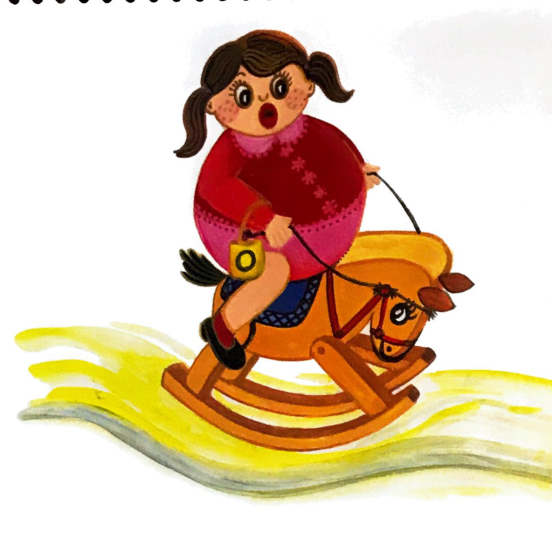
#> input picture docs/proofs/artwork-coverage-2026-10-14/crops/FC-004-01.png, 552 x 542 px
$ python -i build-side-by-side-decision-board.py   (imports and definitions only)
#> lines starting #> are read from the running program, lines starting #| are printed output that depends on the picture
#> further down, picture is the input picture: PIL image 552x542 RGB; mean R, G, B 224.3, 200.3, 173.9
import os
import csv
import json
import shutil
import zipfile
import hashlib
import unicodedata
from io import BytesIO
from PIL import Image

REPO_ROOT = os.path.abspath(os.path.join(os.path.dirname(__file__), ".."))
CANDIDATES_DIR = os.path.join(REPO_ROOT, "public", "cartilla", "art", "candidates-board")
DROP_ROOT = r"C:\Users\EJN\Downloads\Cartilla-Drop"
DROP_ASSETS_DIR = os.path.join(DROP_ROOT, "board-assets")
# [2 lines not run here, left out]

avail_path = os.path.join(REPO_ROOT, "docs", "proofs", "artwork-coverage-2026-10-14", "availability-inventory.json")
# [1 line not run here, left out]

master_csv_path = os.path.join(REPO_ROOT, "docs", "artwork-reconciliation", "mapping", "MASTER-MAPPING.csv")
# [1 line not run here, left out]

# Friendly Spanish titles for Flip Chart scenes & composites so it never says cryptic English/code labels
FRIENDLY_LABELS = {
    "COMPOSITE-FC-FRONT-001": "Portada del Rotafolio (Gretel leyendo)",
    "COMPOSITE-WB-FRONT-001": "Portada Principal (La Cartilla de Gretel)",
    "COMPOSITE-WB-FRONT-002": "Título Decorativo de Portada",
    "COMPOSITE-WB-FRONT-003": "Personaje Gretel (Portada)",
    "DRAW-FC-003-01": "Página 3 — Cinco niños entre las flores (Vocales)",
    "DRAW-FC-004-01": "Página 4 — Niña en caballito de madera (Vocal o)",
    "DRAW-FC-005-01": "Página 5 — Doctor examinando a la niña (Vocal a)",
    "DRAW-FC-006-01": "Página 6 — Niña con vestido azul (Vocal e)",
    "DRAW-FC-007-01": "Página 7 — Niña jugando con pelota (Vocal i)",
    "DRAW-FC-008-01": "Página 8 — La Brujita Ula (Vocal u)",
    "DRAW-FC-009-01": "Página 9 — La Vaca Vacuna (Letra m)",
    "DRAW-FC-012-01": "Página 12 — Pollito con globo de corazón (Letra p)",
    "DRAW-FC-015-01": "Página 15 — Serpiente y sol con sombrero (Letra s)",
    "DRAW-FC-017-01": "Página 17 — Familia paseando en el parque",
    "DRAW-FC-018-01": "Página 18 — Niño tocando el tambor (Letra t)",
    "DRAW-FC-020-01": "Página 20 — Cocineros y pato con sopa",
    "DRAW-FC-021-01": "Página 21 — Niño en escalera tocando campana (Letra d)",
    "DRAW-FC-023-01": "Página 23 — Rana mirando el sol (Letra r)",
    "DRAW-FC-024-01": "Página 24 — Escena de la letra l",
    "DRAW-FC-027-01": "Página 27 — Ternero Napi en el campo (Letra n)",
    "DRAW-FC-029-01": "Página 29 — Papá con bebé y pajarito",
    "DRAW-FC-030-01": "Página 30 — Niña bajo arco de flores (Letra c / q)",
    "DRAW-FC-032-01": "Página 32 — Cabro en la loma (Letra b)",
    "DRAW-FC-036-01": "Página 36 — El viento soplando (Letra v)",
    "DRAW-FC-038-01": "Página 38 — Niña durmiendo con la luna",
    "DRAW-FC-039-01": "Página 39 — Ratón con queso (Doble rr)",
    "DRAW-FC-045-01": "Página 45 — El Gato Goloso (Letra g)",
    "DRAW-FC-048-01": "Página 48 — Muñeca lavando en tina (Letra ñ)",
    "DRAW-FC-050-01": "Página 50 — La Jirafa (Letra j)",
    "DRAW-FC-051-01": "Página 51 — Niña bañando a la jicotea",
    "DRAW-FC-053-01": "Página 53 — Hada y carroza de calabaza (Letra ch / ll)",
    "DRAW-FC-056-01": "Página 56 — Casita del árbol con caramelos",
    "DRAW-FC-057-01": "Página 57 — Velero navegando bajo el sol (Letra y)",
    "DRAW-FC-059-01": "Página 59 — Dama mirando la luna y las estrellas",
    "DRAW-FC-060-01": "Página 60 — El Zángano Zumbón (Letra z)",
}

groups_by_id = {}
# [16 lines not run here, left out]

# [1 line that did not run here, left out]
# [51 lines not run here, left out]

def compute_visual_signature(im):
    """Composite onto white background and compute 64-bit dHash + 16x16 RGB vector + alpha flag."""
    has_alpha = False
    if im.mode in ("RGBA", "LA") or (im.mode == "P" and "transparency" in im.info):
        rgba = im.convert("RGBA")
        alpha_extrema = rgba.getchannel("A").getextrema()
        if alpha_extrema and alpha_extrema[0] < 245:
            has_alpha = True
        bg = Image.new("RGBA", rgba.size, (255, 255, 255, 255))
        comp = Image.alpha_composite(bg, rgba).convert("RGB")
    else:
        comp = im.convert("RGB")

    # dHash 9x8
    gray = comp.convert("L").resize((9, 8), Image.Resampling.BILINEAR)
    px = list(gray.getdata())
#> px = 72 values, max 255 at index 9, min 57 at index 22, mean 203.9
    bits = 0
    for r in range(8):
        for c in range(8):
            bits = (bits << 1) | (1 if px[r * 9 + c] > px[r * 9 + c + 1] else 0)
#> after the loop, bits = 8318835092221390960

    # 16x16 RGB vector
    small = comp.resize((16, 16), Image.Resampling.BILINEAR)
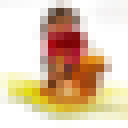
#> small: PIL image 16x16 RGB (shown 8 times larger); mean R, G, B 224.3, 200.3, 173.9
    vec = list(small.getdata())  # list of (R,G,B)
#> vec = 256 items, first 6: (248, 248, 248), (250, 250, 250), (250, 250, 250), (251, 251, 251), (252, 252, 252), (252, 252, 252)
    flat_vec = [channel for rgb in vec for channel in rgb]
#> flat_vec = 768 values, max 255 at index 30, min 3 at index 265, mean 199.5
#> (the rest of the program and of its run is left out)
